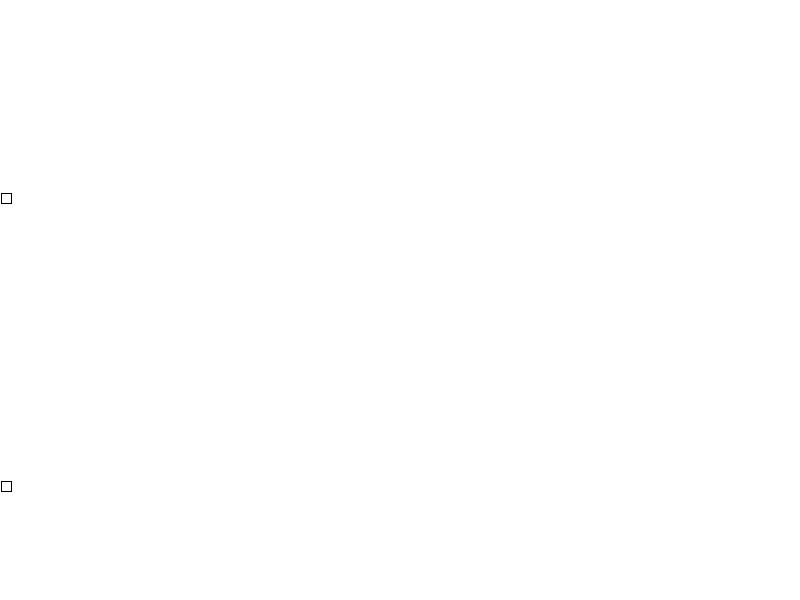
Frame 1 (no input)
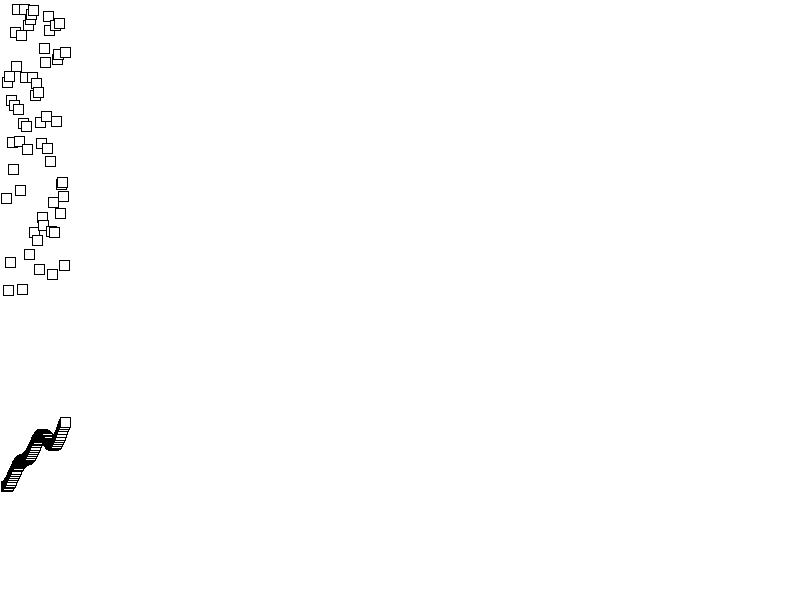
Frame 60 (the mouse pressed at the canvas centre just before this capture)
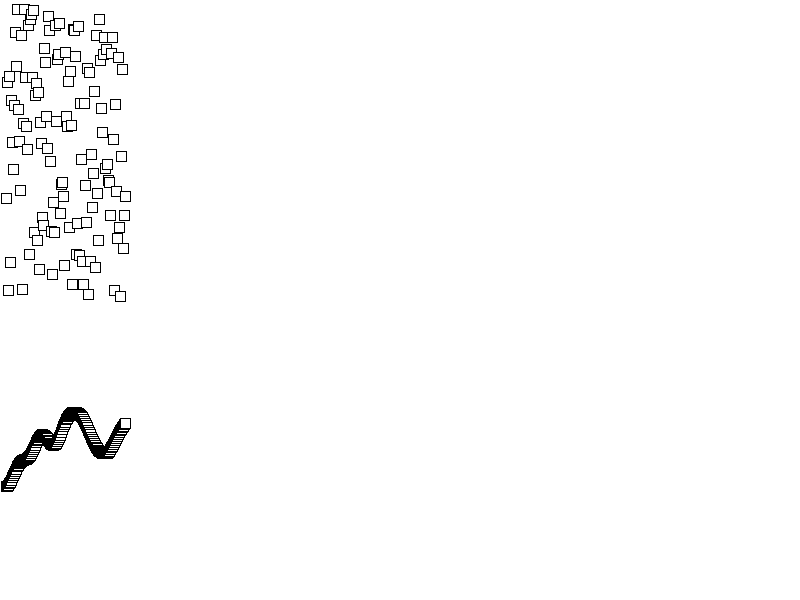
Frame 120 (the mouse held since frame 60 and released just before this capture)

The Processing sketch that drew these frames (run headless with seeded random() and noise(); from frame 60 on, the mouse is pressed at the canvas centre):

// Processing sketch: week10_noise
// ── week10_noise.pde
float x;
float randomY, noiseY;
float t;

void setup(){
 size(800, 600);
 background(255);
}

void draw(){
  if(x>=width){
    x = 0;
  }
  
  x++;
  randomY = random(0, height/2);
  t += .01; //t is the step between each number
  float n = noise(t);
  noiseY = map(n, 0, 1, height/2, height);
  
  rect(x, randomY, 10, 10);
  rect(x, noiseY, 10, 10);
}
